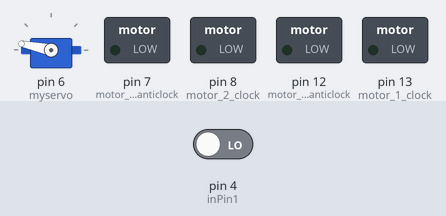
Recording of a sketch running on a simulated Arduino Uno, built with avr-gcc and run on an emulated ATmega328P. Parts: servo, switched loads named in the sketch (green lamp = pin HIGH). Inputs (shaded band) come from the test bench; at power-on: pin 4 (inPin1) LOW.

Above: at 12.3 s.
12.4 s: pin 4 (inPin1) driven HIGH
At 12.56 s:
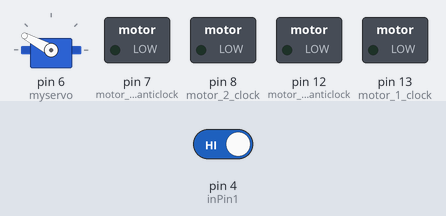
At 15.4 s:
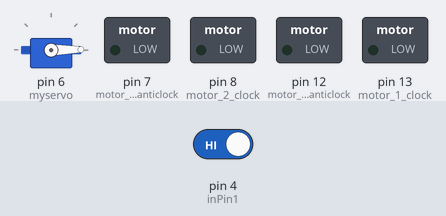
23.5 s: pin 4 (inPin1) driven LOW
At 24.4 s:
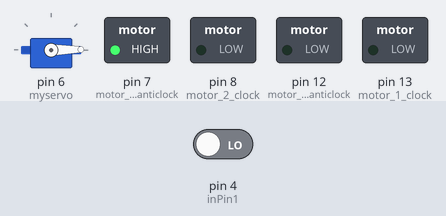
Timing chart, 0 to 51.5 s (numbered marks = the images above; inputs shaded):
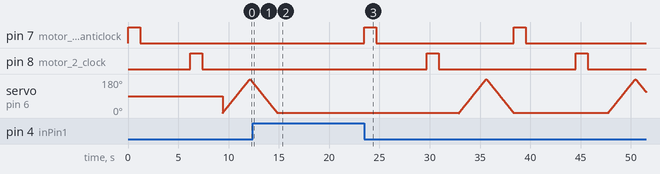

The sketch:

paytm_hackathon.ino
```cpp
// Pin 13 has an LED connected on most Arduino boards.
// give it a name:
#include <Servo.h>

Servo myservo;  // create servo object to control a servo
                // a maximum of eight servo objects can be created
int pos = 0;    // variable to store the servo position
int inPin1 = 4;
int inPin2 = 5;
int val1 = HIGH;
int val2 = HIGH;

//tray
int motor_1_clock = 13;
int motor_1_anticlock = 12;

//lift motor 2
int motor_2_clock = 8;
int motor_2_anticlock = 7;

// the setup routine runs once when you press reset:

void m1a(){
  digitalWrite(motor_1_clock, HIGH);
  delay(200);
  digitalWrite(motor_1_clock, LOW);
}

void m2c(){
  digitalWrite(motor_2_clock, HIGH);
  delay(1200);
  digitalWrite(motor_2_clock, LOW);
}

void m1c(){
  digitalWrite(motor_1_anticlock, HIGH);
  delay(300);
  digitalWrite(motor_1_anticlock, LOW);
}

void m2a(){
  digitalWrite(motor_2_anticlock, HIGH);
  delay(1200);
  digitalWrite(motor_2_anticlock, LOW);
}

void sweep(){
  for(pos = 0; pos < 180; pos += 1)  // goes from 0 degrees to 180 degrees
  {                                  // in steps of 1 degree
    myservo.write(pos);              // tell servo to go to position in variable 'pos'
    delay(15);                       // waits 15ms for the servo to reach the position
  }
  for(pos = 180; pos>=1; pos-=1)     // goes from 180 degrees to 0 degrees
  {
    myservo.write(pos);              // tell servo to go to position in variable 'pos'
    delay(15);                       // waits 15ms for the servo to reach the position
  }
}

void setup() {
  // initialize the digital pin as an output.
  pinMode(motor_1_clock, OUTPUT);
  pinMode(motor_1_anticlock, OUTPUT);
  pinMode(motor_2_clock, OUTPUT);
  pinMode(motor_2_anticlock, OUTPUT);

  pinMode(inPin1, INPUT);
  pinMode(inPin2, INPUT);

  digitalWrite(motor_1_clock, LOW);
  digitalWrite(motor_1_anticlock, LOW);
  digitalWrite(motor_2_clock, LOW);
  digitalWrite(motor_2_anticlock, LOW);


  myservo.attach(6);

}

void drop(){
  m2c();
  delay(2000);
  sweep();
}

void callLift(){
  m2a();
  delay(5000);
  drop();
}


// the loop routine runs over and over ag+ain forever:
void loop() {
//  sweep();
//  m2c();
//  delay(2000);
//
//  m1c();
//  delay(2000);
//  m1a();
//  delay(2000);
//
//  m2a();
//  delay(2000);


  val1 = digitalRead(inPin1);
  if(val1 == HIGH){

  }else {
    callLift();
  }

//  val2 = digitalRead(inPin2);
//  if(val2 == HIGH){
//
//  }else {
//
//    //drop();
//  }

}
```

Measured:
- after the input at 12.4 s, pin 7 (motor_2_anticlock): stays LOW (without the input it goes to HIGH after 2.4 s); pin 8 (motor_2_clock): stays LOW (without the input it goes to HIGH after 8.6 s)
